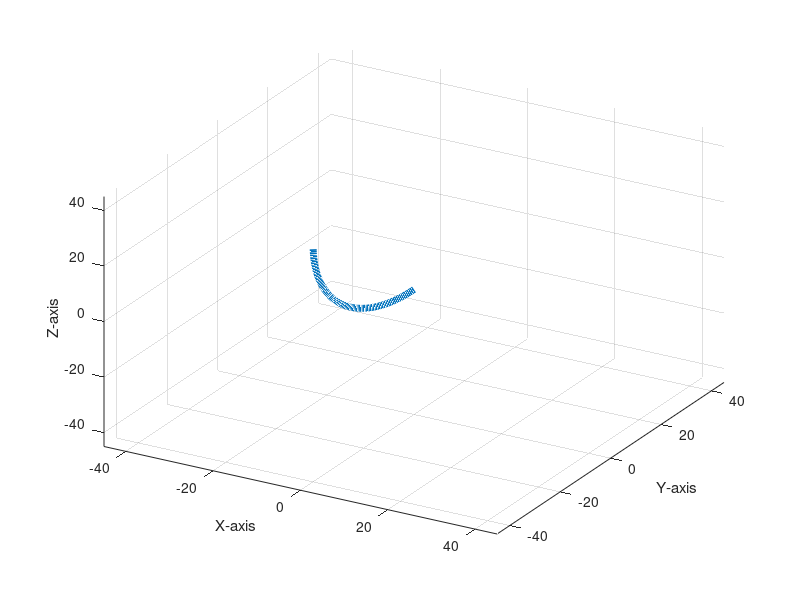

Source code (MATLAB):
clear
clc

clear 
clc

s = pi+atan(1/32):pi/200:3*pi/2;

x = 0*s;
y = (40).*cos(s);
z = (40).*sin(s) + 40;
coords = [x; y; z];

figure
grid on;
hold on;
xlabel('X-axis');
ylabel('Y-axis');
zlabel('Z-axis');
xlim([-45,45]);
ylim([-45,45]);
zlim([-45,45]);
view([30 35]);

% StartHeight = 77.8761 - 2.1;
% GRadials = [length(coords)];
% Gindex = 1;
% 
% for i = 1:length(coords)
%     Radius = 40;
%     
%     GRadials(Gindex) = (2 * 9.81 * (125 - (StartHeight + z(Gindex))))/ (Radius * 9.81); % The 37.9473319220205 account for an offset due to the used graphing method
%     
%     Gindex = Gindex + 1;
% end

plot = plot3(coords(1,:), coords(2,:), coords(3,:), 'LineWidth', 5);
